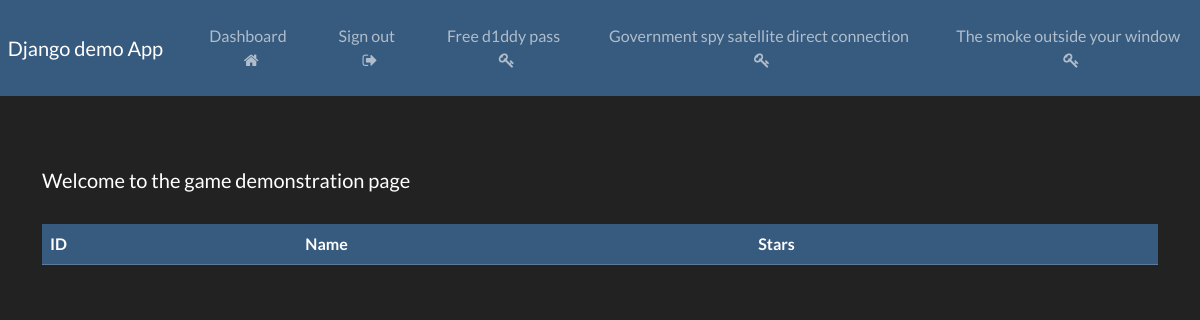
The app's page /game_data (signed in), older data.
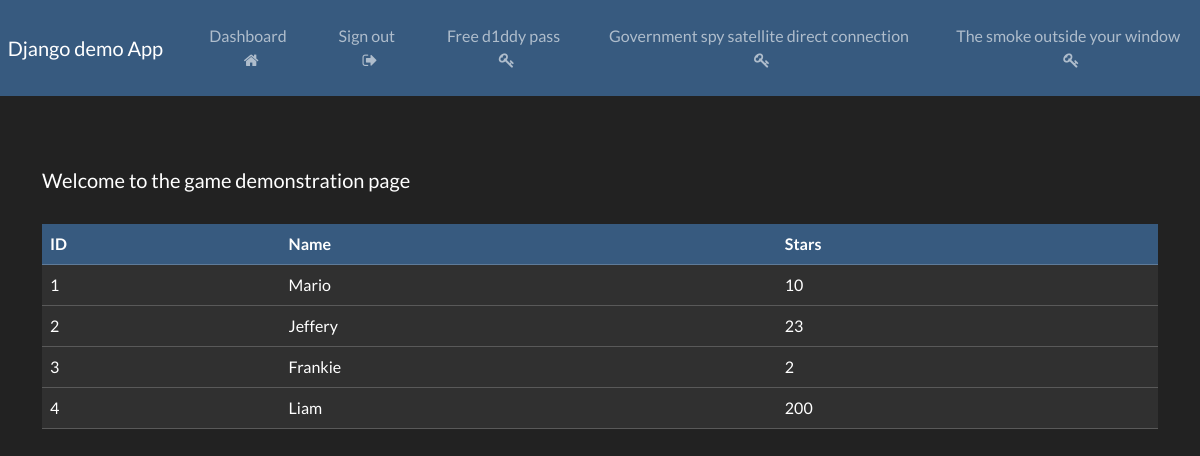
The same page, newer data.
### website/models.py (models this page shows)
class Gamedata(models.Model):
    character_name = models.CharField(max_length = 100)
    stars = models.IntegerField()

### website/views.py (the view)
# urls.py: path('game_data', views.game_data_route, name="game_data"),
@login_required(login_url='my-login')
def game_data_route(request):
    data = Gamedata.objects.all()
    context = {'data':data}
    return render(request, 'website/game_page.html', context=context)

### website/templates/website/game_page.html
{% extends 'website/base.html' %}
{% block content %}
    <br>
    <br>
    <h5> Welcome to the game demonstration page </h5>
    <br>
    <table class= "table table-dark table-hover table-borded">
        <thead class="table-primary">
            <tr>
                <th scope="col"> ID </th>
                <th scope="col"> Name </th>
                <th scope="col"> Stars </th>
            </tr>
        </thead>
        <tbody>
        {% if data %}
            {% for row in data %}
            <tr>
                <td> {{row.id}} </td>
                <td> {{row.character_name}} </td>
                <td> {{row.stars}} </td>
            </tr>
            {% endfor %}
        {% endif %}
        </tbody>
    </table>
{% endblock %}

### website/templates/website/base.html (shortened to what this page needs)
{% load static %}
<!DOCTYPE html>
<html lang="en">
<head>
    <link rel="stylesheet" href="https://bootswatch.com/5/darkly/bootstrap.min.css">
    <link rel="stylesheet" href="{% static 'css/styles.css' %}">
    <link rel="stylesheet" href="https://cdnjs.cloudflare.com/ajax/libs/font-awesome/4.7.0/css/font-awesome.min.css">
</head>
<body>
    {% include 'website/navbar.html' %}
    <div class="container">
        <br>
        {% block content %}
        {% endblock %}
    </div>
</body>
</html>

### website/templates/website/navbar.html (shortened to what this page needs)
<nav class="navbar navbar-expand-lg navbar-dark bg-primary justify-content-center">
    <a class="navbar-brand main-heading" href="{% url '' %}">
      &nbsp; Django demo App
    </a>
        <div class="collapse navbar-collapse text-center" id="navbarNavDropdown">
        <ul class="navbar-nav mr-auto">
           {% if user.is_authenticated %}
             <li class="nav-item">
              <a class="nav-link" href="{% url 'dashboard' %}">Dashboard &nbsp; <i class="fa fa-home" aria-hidden="true"></i> </a>
            </li>
            <li class="nav-item">
              <a class="nav-link" href="{% url 'user-logout' %}">Sign out &nbsp; <i class="fa fa-sign-out" aria-hidden="true"></i> </a>
            </li>
            <li class="nav-item">
              <a class="nav-link" href="{% url 'testing_page' %}">Free d1ddy pass &nbsp; <i class="fa fa-key" aria-hidden="true"></i> </a>
            </li>
            <li class="nav-item">
              <a class="nav-link" href="{% url 'api_page' %}">Government spy satellite direct connection &nbsp; <i class="fa fa-key" aria-hidden="true"></i> </a>
            </li>
            <li class="nav-item">
              <a class="nav-link" href="{% url 'game_data' %}">The smoke outside your window &nbsp; <i class="fa fa-key" aria-hidden="true"></i> </a>
            </li>
        {% endif %}
       </ul>
      </div>
  </nav>

### static/css/styles.css (style rules this page uses)
.container { align-items: center; }

Row changes from the older to the newer data that the page shows:
added Gamedata: id "1", character_name "Mario", stars "10"
added Gamedata: id "2", character_name "Jeffery", stars "23"
added Gamedata: id "3", character_name "Frankie", stars "2"
added Gamedata: id "4", character_name "Liam", stars "200"
